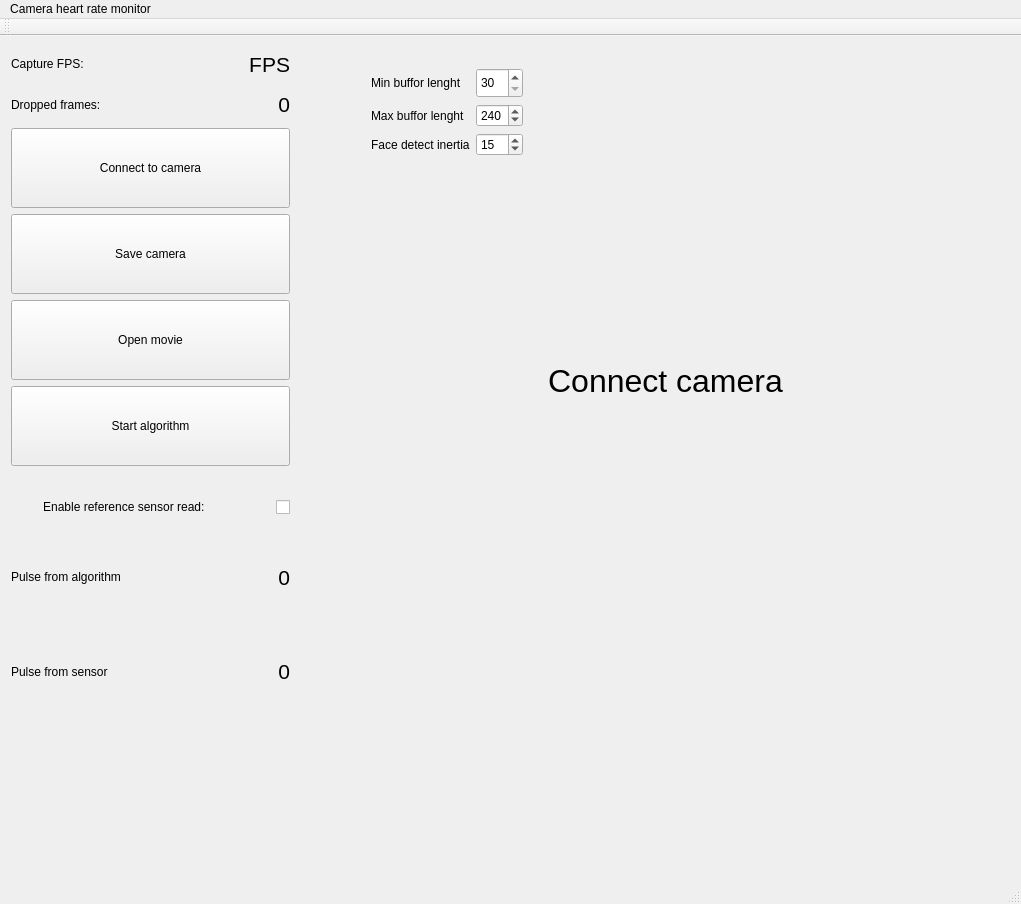
<?xml version="1.0" encoding="UTF-8"?>
<ui version="4.0">
 <class>MainWindow</class>
 <widget class="QMainWindow" name="MainWindow">
  <property name="geometry">
   <rect>
    <x>0</x>
    <y>0</y>
    <width>1021</width>
    <height>904</height>
   </rect>
  </property>
  <property name="windowTitle">
   <string>MainWindow</string>
  </property>
  <widget class="QWidget" name="centralWidget">
   <widget class="QWidget" name="gridLayoutWidget">
    <property name="geometry">
     <rect>
      <x>0</x>
      <y>0</y>
      <width>301</width>
      <height>441</height>
     </rect>
    </property>
    <layout class="QGridLayout" name="gridLayout">
     <item row="1" column="1">
      <widget class="QLabel" name="droppedFramesValueLabel">
       <property name="font">
        <font>
         <pointsize>16</pointsize>
        </font>
       </property>
       <property name="text">
        <string>&lt;html&gt;&lt;head/&gt;&lt;body&gt;&lt;p align=&quot;right&quot;&gt;&lt;span style=&quot; font-size:16pt;&quot;&gt;0&lt;/span&gt;&lt;/p&gt;&lt;/body&gt;&lt;/html&gt;</string>
       </property>
       <property name="alignment">
        <set>Qt::AlignRight|Qt::AlignTrailing|Qt::AlignVCenter</set>
       </property>
      </widget>
     </item>
     <item row="0" column="1">
      <widget class="QLabel" name="fpsValueLabel">
       <property name="font">
        <font>
         <pointsize>16</pointsize>
        </font>
       </property>
       <property name="text">
        <string>&lt;html&gt;&lt;head/&gt;&lt;body&gt;&lt;p align=&quot;right&quot;&gt;&lt;span style=&quot; font-size:16pt;&quot;&gt;FPS&lt;/span&gt;&lt;/p&gt;&lt;/body&gt;&lt;/html&gt;</string>
       </property>
       <property name="alignment">
        <set>Qt::AlignRight|Qt::AlignTrailing|Qt::AlignVCenter</set>
       </property>
      </widget>
     </item>
     <item row="1" column="0">
      <widget class="QLabel" name="droppedTextLabel">
       <property name="text">
        <string>Dropped frames:</string>
       </property>
      </widget>
     </item>
     <item row="7" column="0" colspan="2">
      <widget class="QPushButton" name="algorithmButton">
       <property name="minimumSize">
        <size>
         <width>0</width>
         <height>80</height>
        </size>
       </property>
       <property name="text">
        <string>Start algorithm</string>
       </property>
      </widget>
     </item>
     <item row="0" column="0">
      <widget class="QLabel" name="fpsTextLabel">
       <property name="text">
        <string>&lt;html&gt;&lt;head/&gt;&lt;body&gt;&lt;p&gt;Capture FPS:&lt;/p&gt;&lt;/body&gt;&lt;/html&gt;</string>
       </property>
      </widget>
     </item>
     <item row="6" column="0" colspan="2">
      <widget class="QPushButton" name="openMovieButton">
       <property name="minimumSize">
        <size>
         <width>0</width>
         <height>80</height>
        </size>
       </property>
       <property name="text">
        <string>Open movie</string>
       </property>
      </widget>
     </item>
     <item row="4" column="0" colspan="2">
      <widget class="QPushButton" name="connectCameraButton">
       <property name="minimumSize">
        <size>
         <width>0</width>
         <height>80</height>
        </size>
       </property>
       <property name="text">
        <string>Connect to camera</string>
       </property>
      </widget>
     </item>
     <item row="5" column="0" colspan="2">
      <widget class="QPushButton" name="saveCameraButton">
       <property name="minimumSize">
        <size>
         <width>0</width>
         <height>80</height>
        </size>
       </property>
       <property name="text">
        <string>Save camera</string>
       </property>
      </widget>
     </item>
    </layout>
   </widget>
   <widget class="QWidget" name="verticalLayoutWidget">
    <property name="geometry">
     <rect>
      <x>320</x>
      <y>0</y>
      <width>691</width>
      <height>691</height>
     </rect>
    </property>
    <layout class="QVBoxLayout" name="verticalLayout">
     <item>
      <layout class="QGridLayout" name="gridLayout_2">
       <property name="bottomMargin">
        <number>2</number>
       </property>
       <item row="0" column="0">
        <layout class="QGridLayout" name="gridLayout_4">
         <property name="sizeConstraint">
          <enum>QLayout::SetMinimumSize</enum>
         </property>
         <item row="0" column="2">
          <widget class="QSpinBox" name="spinBufMin">
           <property name="sizePolicy">
            <sizepolicy hsizetype="Minimum" vsizetype="Fixed">
             <horstretch>0</horstretch>
             <verstretch>0</verstretch>
            </sizepolicy>
           </property>
           <property name="maximumSize">
            <size>
             <width>16777215</width>
             <height>30</height>
            </size>
           </property>
           <property name="minimum">
            <number>30</number>
           </property>
          </widget>
         </item>
         <item row="1" column="1">
          <widget class="QLabel" name="label_2">
           <property name="text">
            <string>Max buffor lenght</string>
           </property>
          </widget>
         </item>
         <item row="0" column="3">
          <spacer name="horizontalSpacer">
           <property name="orientation">
            <enum>Qt::Horizontal</enum>
           </property>
           <property name="sizeHint" stdset="0">
            <size>
             <width>30</width>
             <height>20</height>
            </size>
           </property>
          </spacer>
         </item>
         <item row="1" column="2">
          <widget class="QSpinBox" name="spinBufMax">
           <property name="minimum">
            <number>100</number>
           </property>
           <property name="maximum">
            <number>600</number>
           </property>
           <property name="value">
            <number>240</number>
           </property>
          </widget>
         </item>
         <item row="2" column="1">
          <widget class="QLabel" name="label">
           <property name="text">
            <string>Face detect inertia</string>
           </property>
          </widget>
         </item>
         <item row="2" column="3">
          <spacer name="horizontalSpacer_3">
           <property name="orientation">
            <enum>Qt::Horizontal</enum>
           </property>
           <property name="sizeHint" stdset="0">
            <size>
             <width>40</width>
             <height>20</height>
            </size>
           </property>
          </spacer>
         </item>
         <item row="1" column="3">
          <spacer name="horizontalSpacer_2">
           <property name="orientation">
            <enum>Qt::Horizontal</enum>
           </property>
           <property name="sizeHint" stdset="0">
            <size>
             <width>40</width>
             <height>20</height>
            </size>
           </property>
          </spacer>
         </item>
         <item row="2" column="2">
          <widget class="QSpinBox" name="spinFaceInertia">
           <property name="value">
            <number>15</number>
           </property>
          </widget>
         </item>
         <item row="0" column="1">
          <widget class="QLabel" name="label_3">
           <property name="sizePolicy">
            <sizepolicy hsizetype="Minimum" vsizetype="Minimum">
             <horstretch>0</horstretch>
             <verstretch>0</verstretch>
            </sizepolicy>
           </property>
           <property name="maximumSize">
            <size>
             <width>16777215</width>
             <height>30</height>
            </size>
           </property>
           <property name="text">
            <string>Min buffor lenght</string>
           </property>
          </widget>
         </item>
         <item row="0" column="0">
          <spacer name="horizontalSpacer_4">
           <property name="orientation">
            <enum>Qt::Horizontal</enum>
           </property>
           <property name="sizeType">
            <enum>QSizePolicy::Minimum</enum>
           </property>
           <property name="sizeHint" stdset="0">
            <size>
             <width>40</width>
             <height>20</height>
            </size>
           </property>
          </spacer>
         </item>
         <item row="1" column="0">
          <spacer name="horizontalSpacer_5">
           <property name="orientation">
            <enum>Qt::Horizontal</enum>
           </property>
           <property name="sizeType">
            <enum>QSizePolicy::Minimum</enum>
           </property>
           <property name="sizeHint" stdset="0">
            <size>
             <width>40</width>
             <height>20</height>
            </size>
           </property>
          </spacer>
         </item>
         <item row="2" column="0">
          <spacer name="horizontalSpacer_6">
           <property name="orientation">
            <enum>Qt::Horizontal</enum>
           </property>
           <property name="sizeType">
            <enum>QSizePolicy::Minimum</enum>
           </property>
           <property name="sizeHint" stdset="0">
            <size>
             <width>20</width>
             <height>20</height>
            </size>
           </property>
          </spacer>
         </item>
        </layout>
       </item>
       <item row="2" column="0">
        <widget class="QLabel" name="imageDisplay">
         <property name="sizePolicy">
          <sizepolicy hsizetype="Expanding" vsizetype="Expanding">
           <horstretch>0</horstretch>
           <verstretch>0</verstretch>
          </sizepolicy>
         </property>
         <property name="minimumSize">
          <size>
           <width>0</width>
           <height>378</height>
          </size>
         </property>
         <property name="maximumSize">
          <size>
           <width>16777215</width>
           <height>378</height>
          </size>
         </property>
         <property name="text">
          <string>&lt;html&gt;&lt;head/&gt;&lt;body&gt;&lt;p align=&quot;center&quot;&gt;&lt;span style=&quot; font-size:24pt;&quot;&gt;Connect camera&lt;/span&gt;&lt;/p&gt;&lt;/body&gt;&lt;/html&gt;</string>
         </property>
        </widget>
       </item>
       <item row="3" column="0">
        <spacer name="verticalSpacer">
         <property name="orientation">
          <enum>Qt::Vertical</enum>
         </property>
         <property name="sizeType">
          <enum>QSizePolicy::Fixed</enum>
         </property>
         <property name="sizeHint" stdset="0">
          <size>
           <width>20</width>
           <height>120</height>
          </size>
         </property>
        </spacer>
       </item>
       <item row="1" column="0">
        <spacer name="verticalSpacer_2">
         <property name="orientation">
          <enum>Qt::Vertical</enum>
         </property>
         <property name="sizeType">
          <enum>QSizePolicy::Minimum</enum>
         </property>
         <property name="sizeHint" stdset="0">
          <size>
           <width>10</width>
           <height>10</height>
          </size>
         </property>
        </spacer>
       </item>
      </layout>
     </item>
    </layout>
   </widget>
   <widget class="QWidget" name="gridLayoutWidget_3">
    <property name="geometry">
     <rect>
      <x>0</x>
      <y>440</y>
      <width>301</width>
      <height>251</height>
     </rect>
    </property>
    <layout class="QGridLayout" name="gridLayout_3">
     <item row="1" column="0">
      <widget class="QLabel" name="fpsTextLabel_2">
       <property name="text">
        <string>&lt;html&gt;&lt;head/&gt;&lt;body&gt;&lt;p&gt;Pulse from algorithm&lt;/p&gt;&lt;/body&gt;&lt;/html&gt;</string>
       </property>
      </widget>
     </item>
     <item row="1" column="1">
      <widget class="QLabel" name="labelBps">
       <property name="text">
        <string>&lt;html&gt;&lt;head/&gt;&lt;body&gt;&lt;p align=&quot;right&quot;&gt;&lt;span style=&quot; font-size:16pt;&quot;&gt;0&lt;/span&gt;&lt;/p&gt;&lt;/body&gt;&lt;/html&gt;</string>
       </property>
      </widget>
     </item>
     <item row="2" column="0">
      <widget class="QLabel" name="fpsTextLabel_3">
       <property name="text">
        <string>&lt;html&gt;&lt;head/&gt;&lt;body&gt;&lt;p&gt;Pulse from sensor&lt;/p&gt;&lt;/body&gt;&lt;/html&gt;</string>
       </property>
      </widget>
     </item>
     <item row="2" column="1">
      <widget class="QLabel" name="labelSensor">
       <property name="text">
        <string>&lt;html&gt;&lt;head/&gt;&lt;body&gt;&lt;p align=&quot;right&quot;&gt;&lt;span style=&quot; font-size:16pt;&quot;&gt;0&lt;/span&gt;&lt;/p&gt;&lt;/body&gt;&lt;/html&gt;</string>
       </property>
      </widget>
     </item>
     <item row="0" column="0" colspan="2">
      <widget class="QCheckBox" name="referenceSensorEnableCheckbox">
       <property name="minimumSize">
        <size>
         <width>0</width>
         <height>40</height>
        </size>
       </property>
       <property name="layoutDirection">
        <enum>Qt::RightToLeft</enum>
       </property>
       <property name="text">
        <string>Enable reference sensor read:                    </string>
       </property>
      </widget>
     </item>
    </layout>
   </widget>
  </widget>
  <widget class="QToolBar" name="mainToolBar">
   <attribute name="toolBarArea">
    <enum>TopToolBarArea</enum>
   </attribute>
   <attribute name="toolBarBreak">
    <bool>false</bool>
   </attribute>
  </widget>
  <widget class="QStatusBar" name="statusBar"/>
  <widget class="QMenuBar" name="menuBar">
   <property name="geometry">
    <rect>
     <x>0</x>
     <y>0</y>
     <width>1021</width>
     <height>22</height>
    </rect>
   </property>
   <widget class="QMenu" name="menuCamera_heart_rate_monitor">
    <property name="title">
     <string>Camera heart rate monitor</string>
    </property>
   </widget>
   <addaction name="menuCamera_heart_rate_monitor"/>
  </widget>
 </widget>
 <layoutdefault spacing="6" margin="11"/>
 <resources/>
 <connections/>
</ui>
